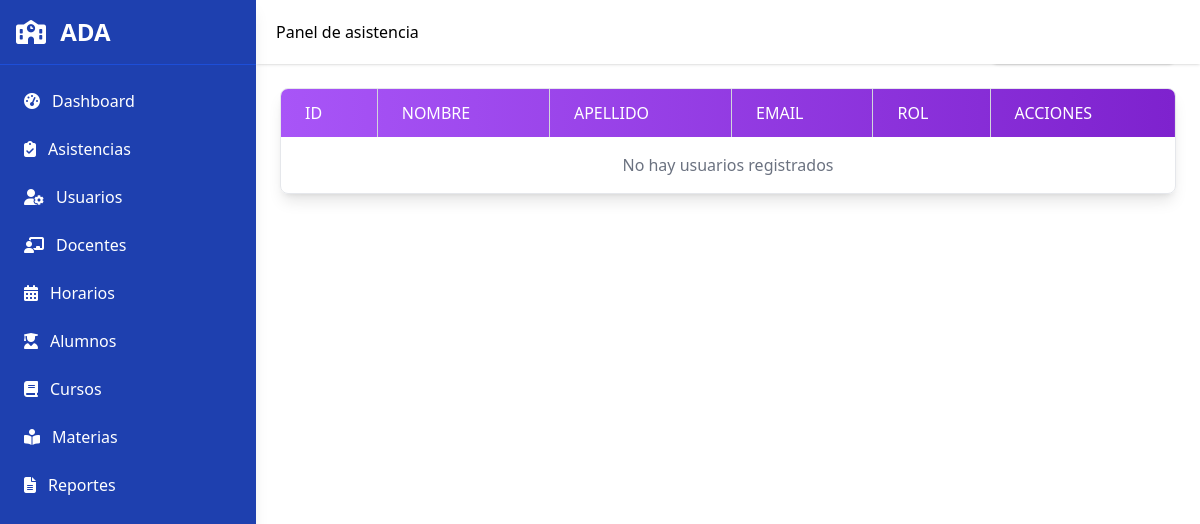
/users.php, run on an earlier commit of the app's database.
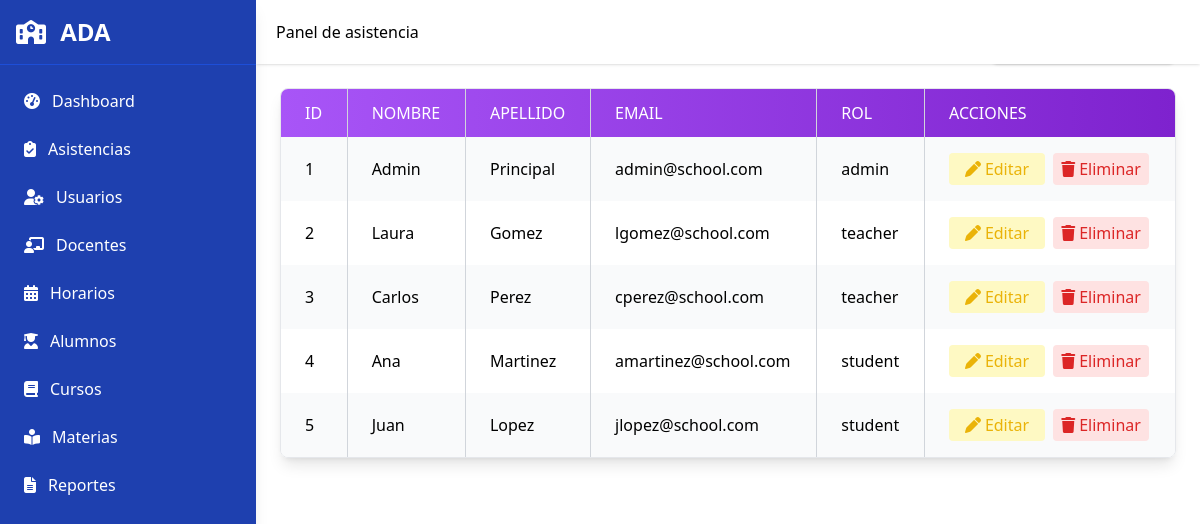
And on a later commit of the database.
### tables this page shows
CREATE TABLE `users` (
  `user_id` int(11) NOT NULL,
  `first_name` varchar(100) NOT NULL,
  `last_name` varchar(100) NOT NULL,
  `email` varchar(150) NOT NULL,
  `password` varchar(255) NOT NULL,
  `role` enum('admin','teacher','student') NOT NULL,
  `created_at` timestamp NOT NULL DEFAULT current_timestamp()
);

### users.php (the view, shortened to what this page needs)
<?php
include 'includes/header.php';
include 'includes/sidebar.php';
include 'includes/navbar.php';
include 'includes/conn.php';
?>
<div class="flex-1 md:ml-64 transition-all duration-300">
  <main class="pt-20 p-4 md:p-6">
    <div class="flex flex-col md:flex-row justify-between items-start md:items-center mb-6 gap-3 md:gap-0">
      <h1 class="text-3xl font-bold text-gray-800">Lista de Usuarios</h1>
      <a href="javascript:void(0)" onclick="openModal('addUserModal')" class="inline-flex items-center bg-blue-600 text-white px-5 py-2 rounded-lg shadow hover:bg-blue-700 transition w-full md:w-auto justify-center">
      </a>
    </div>
    <div class="overflow-x-auto rounded-lg shadow-lg border border-gray-200">
      <table class="min-w-full border-collapse" id="usersTable">
        <thead class="bg-gradient-to-r from-purple-500 to-purple-700 text-white">
          <tr>
            <th class="px-4 md:px-6 py-3 border-r border-gray-300 text-left font-medium uppercase">ID</th>
            <th class="px-4 md:px-6 py-3 border-r border-gray-300 text-left font-medium uppercase">Nombre</th>
            <th class="px-4 md:px-6 py-3 border-r border-gray-300 text-left font-medium uppercase">Apellido</th>
            <th class="px-4 md:px-6 py-3 border-r border-gray-300 text-left font-medium uppercase">Email</th>
            <th class="px-4 md:px-6 py-3 border-r border-gray-300 text-left font-medium uppercase">Rol</th>
            <th class="px-4 md:px-6 py-3 text-left font-medium uppercase">Acciones</th>
          </tr>
        </thead>
        <tbody>
          <?php
          try {
              $sql = "SELECT user_id, first_name, last_name, email, role FROM users ORDER BY user_id ASC";
              $stmt = $conn->query($sql);
              $users = $stmt->fetchAll();
              if ($users) {
                  foreach ($users as $i => $user) {
                      $rowClass = $i % 2 === 0 ? 'bg-gray-50' : 'bg-white';
                      echo "<tr class='hover:bg-gray-100 {$rowClass}'>";
                      echo "<td class='px-4 md:px-6 py-4 border-r border-gray-300'>{$user['user_id']}</td>";
                      echo "<td class='px-4 md:px-6 py-4 border-r border-gray-300'>{$user['first_name']}</td>";
                      echo "<td class='px-4 md:px-6 py-4 border-r border-gray-300'>{$user['last_name']}</td>";
                      echo "<td class='px-4 md:px-6 py-4 border-r border-gray-300'>{$user['email']}</td>";
                      echo "<td class='px-4 md:px-6 py-4 border-r border-gray-300'>{$user['role']}</td>";
                      echo "<td class='px-4 md:px-6 py-4 flex flex-wrap gap-2'>";
                      echo "<a href='javascript:void(0)'
                              onclick='openEditModalUser(".json_encode($user).")'
                              class='text-yellow-500 hover:text-yellow-700 bg-yellow-100 px-3 py-1 rounded flex items-center justify-center w-24'>
                              <i class='fa-solid fa-pen mr-1'></i>Editar
                            </a>";
                      echo "<a href='users_back/delete_user.php?id={$user['user_id']}'
                              class='text-red-600 hover:text-red-800 bg-red-100 px-3 py-1 rounded flex items-center justify-center w-24'
                              onclick=\"return confirm('¿Estás seguro de eliminar este usuario?')\">
                              <i class='fa-solid fa-trash mr-1'></i>Eliminar
                            </a>";
                      echo "</td>";
                      echo "</tr>";
                  }
              } else {
                  echo "<tr><td colspan='6' class='px-4 md:px-6 py-4 text-center text-gray-500'>No hay usuarios registrados</td></tr>";
              }
          } catch (PDOException $e) {
              echo "<tr><td colspan='6' class='px-4 md:px-6 py-4 text-center text-red-600'>Error: {$e->getMessage()}</td></tr>";
          }
          ?>
        </tbody>
      </table>
    </div>
  </main>
</div>

What changed in the data, as far as the page shows it:
added users: user_id "1", first_name "Admin", last_name "Principal", email "admin@school.com", role "admin"
added users: user_id "2", first_name "Laura", last_name "Gomez", email "lgomez@school.com", role "teacher"
added users: user_id "3", first_name "Carlos", last_name "Perez", email "cperez@school.com", role "teacher"
added users: user_id "4", first_name "Ana", last_name "Martinez", email "amartinez@school.com", role "student"
added users: user_id "5", first_name "Juan", last_name "Lopez", email "jlopez@school.com", role "student"
Also different on the page:
text no longer shown: "No hay usuarios registrados"
